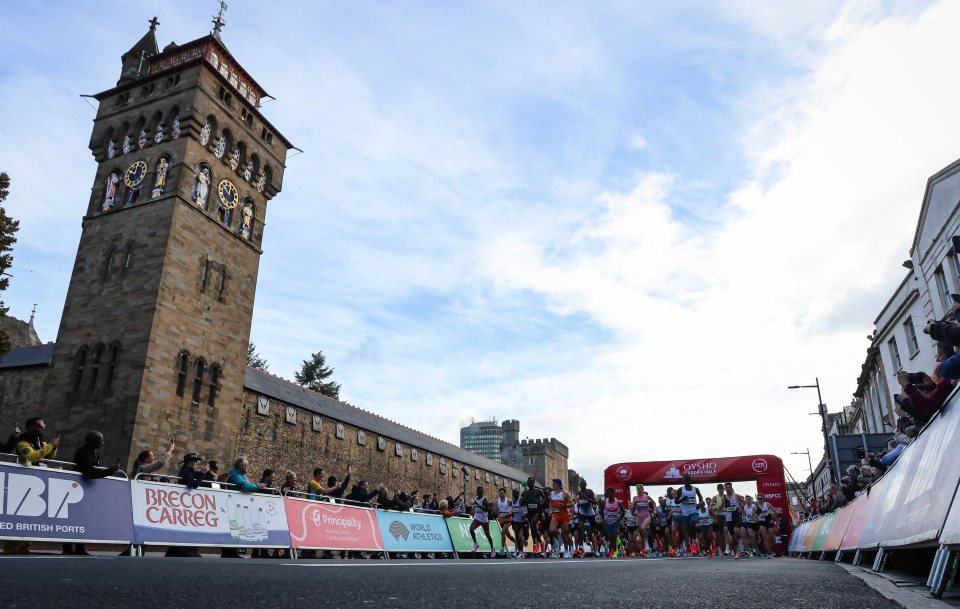
#> input picture assets/hero/cardiff-half-marathon-2026.jpg, 1920 x 1218 px (shown at 1/2 size)
$ python rubriche.py
#> lines starting #> are read from the running program, lines starting #| are printed output that depends on the picture
### scripts/social.py
#!/usr/bin/env python3
"""Grafiche social KiRun — genera assets/social/<slug>-{post,story}.jpg.
Uso: python3 scripts/social.py  (rigenera tutti gli eventi in EVENTS)
Font: scarica Poppins in scripts/fonts/ al primo run (licenza OFL).

Grafiche social KiRun — post 1080x1350 e story 1080x1920, parametriche per evento.
Palette e componenti dal brand manual / kirun.css della landing.
Il nastro evidenza viene dal campo Airtable Eventi."Evidenza Social" (passato qui a mano
finché la generazione non è agganciata al giro Cora)."""
from PIL import Image, ImageDraw, ImageFont, ImageFilter
import os

BASE = os.path.dirname(os.path.dirname(os.path.abspath(__file__)))  # radice repo
FONTS = os.path.join(os.path.dirname(os.path.abspath(__file__)), "fonts")
BRAND = os.path.join(BASE, "assets", "brand")
HERO_DIR = os.path.join(BASE, "assets", "hero")

ARANCIO = (247, 103, 22)
ARANCIO2 = (248, 132, 15)
BLU = (32, 58, 93)
BLU_NOTTE = (22, 41, 63)
AZZURRO = (145, 171, 189)
CARTA = (247, 249, 251)
BIANCO = (255, 255, 255)

EVENTS = {
    "cardiff-half-marathon-2026": {
        "kicker": "RUN + TRAVEL · MEZZA MARATONA",
        "title": ["Cardiff Half", "Marathon 2026"],
        "info1": "2–5 ottobre 2026 · 4 giorni / 3 notti",
        "info2": "Clayton Hotel Cardiff · staff KiRun al seguito",
        "ribbon": "ULTIMI 2 PETTORALI DISPONIBILI",   # Eventi."Evidenza Social"
        "ribbon_style": "evidenza",
        "cta": "Prenota",
        "superhalfs": True,
    },
    "sevilla-marathon-2027": {
        "kicker": "RUN + TRAVEL · MARATONA",
        "title": ["Sevilla", "Marathon 2027"],
        "info1": "19–22 febbraio 2027 · 4 giorni / 3 notti",
        "info2": "Catalonia Santa Justa · staff KiRun al seguito",
        "ribbon": None,
        "ribbon_style": None,
        "cta": "Prenota",
        "superhalfs": False,
    },
    "valencia-marathon-2026": {
        "kicker": "RUN + TRAVEL · MARATONA",
        "title": ["Valencia", "Marathon 2026"],
        "info1": "4–7 dicembre 2026 · 4 giorni / 3 notti",
        "info2": "Scrivici per la lista d'attesa",
        "ribbon": "SOLD OUT",
        "ribbon_style": "sold_out",
        "cta": None,
        "superhalfs": False,
    },
    "valencia-half-marathon-2026": {
        "kicker": "RUN + TRAVEL · MEZZA MARATONA",
        "title": ["Valencia Half", "Marathon 2026"],
        "info1": "23–26 ottobre 2026 · 4 giorni / 3 notti",
        "info2": "Holiday Inn Ciudad de las Ciencias · staff KiRun",
        "ribbon": None,
        "ribbon_style": None,
        "cta": "Prenota",
        "superhalfs": True,
    },
    "lisbon-half-marathon-2027": {
        "kicker": "RUN + TRAVEL · MEZZA MARATONA",
        "title": ["Lisbona Half", "Marathon 2027"],
        "info1": "5–8 marzo 2027 · 4 giorni / 3 notti",
        "info2": "Hotel 3K Barcelona · staff KiRun al seguito",
        "ribbon": None,
        "ribbon_style": None,
        "cta": "Prenota",
        "superhalfs": True,
    },
    "prague-half-marathon-2027": {
        "kicker": "RUN + TRAVEL · MEZZA MARATONA",
        "title": ["Prague Half", "Marathon 2027"],
        "info1": "2–5 aprile 2027 · 4 giorni / 3 notti",
        "info2": "B&B Hotel Prague City 3* · staff KiRun al seguito",
        "ribbon": None,
        "ribbon_style": None,
        "cta": "Prenota",
        "superhalfs": True,
    },
    "maratona-ravenna-2026": {
        "kicker": "RUN + TRAVEL · 42K · 21K · 10K",
        "title": ["Maratona di", "Ravenna 2026"],
        "info1": "7–8 novembre 2026 · 2 giorni / 1 notte",
        "info2": "Hotel Cube Ravenna 4* · staff KiRun al seguito",
        "ribbon": "BUS DA BIELLA · SCEGLI LA TUA DISTANZA",
        "ribbon_style": "evidenza",
        "cta": "Prenota",
        "superhalfs": False,
    },
}

def ensure_fonts():
    os.makedirs(FONTS, exist_ok=True)
    import urllib.request
    for w in ("Regular", "Medium", "SemiBold"):
        dest = os.path.join(FONTS, f"Poppins-{w}.ttf")
        if not os.path.exists(dest):
            urllib.request.urlretrieve(
                f"https://github.com/google/fonts/raw/main/ofl/poppins/Poppins-{w}.ttf", dest)
#> (the call stopped at in ensure_fonts, `urllib.request.urlretrieve( f"https://github.com/google/fonts/raw/main..`: the network is not available in this run)
#> in compose_tip, hero is the input picture: PIL image 1920x1218 RGB; mean R, G, B 157.2, 164.2, 176.2

def F(weight, size):
    return ImageFont.truetype(os.path.join(FONTS, f"Poppins-{weight}.ttf"), size)

# [12 lines left out: function tracked, not called in this run]

def tracked_len(text, font, tracking=0):
    return sum(font.getlength(c) + tracking for c in text) - (tracking if text else 0)

def crop_cover(img, w, h, focus_y=0.58):
    """Ritaglia l'immagine per coprire w x h, fuoco verticale come nella landing (center 58%)."""
#> called with w = 1080, h = 1350, focus_y = 0.58
    sw, sh = img.size
    scale = max(w / sw, h / sh)
    nw, nh = int(sw * scale + 0.5), int(sh * scale + 0.5)
    img = img.resize((nw, nh), Image.LANCZOS)
    left = (nw - w) // 2
    top = int((nh - h) * focus_y)
    top = max(0, min(top, nh - h))
    return img.crop((left, top, left + w, top + h))
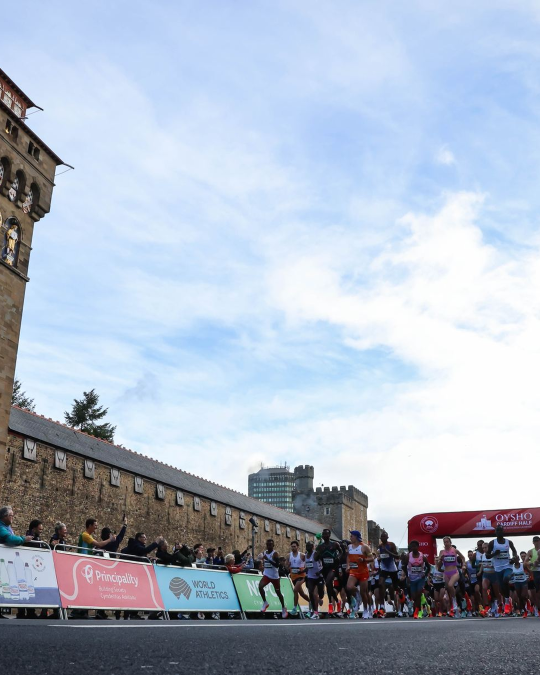
#> returned value: PIL image 1080x1350 RGB (shown at 1/2 size); mean R, G, B 171.6, 182.3, 198.1

def gradient_overlay(size, color, y_start_frac, max_alpha):
    """Velo scuro che sale dal basso, trasparente sopra y_start_frac."""
#> called with size = (1080, 1350), color = (22, 41, 63), y_start_frac = 0.18, max_alpha = 255
    w, h = size
    mask = Image.new("L", (1, h), 0)
    y0 = int(h * y_start_frac)
    for y in range(y0, h):
        t = (y - y0) / max(1, h - y0)
        mask.putpixel((0, y), int(max_alpha * (t ** 1.25)))
    mask = mask.resize((w, h))
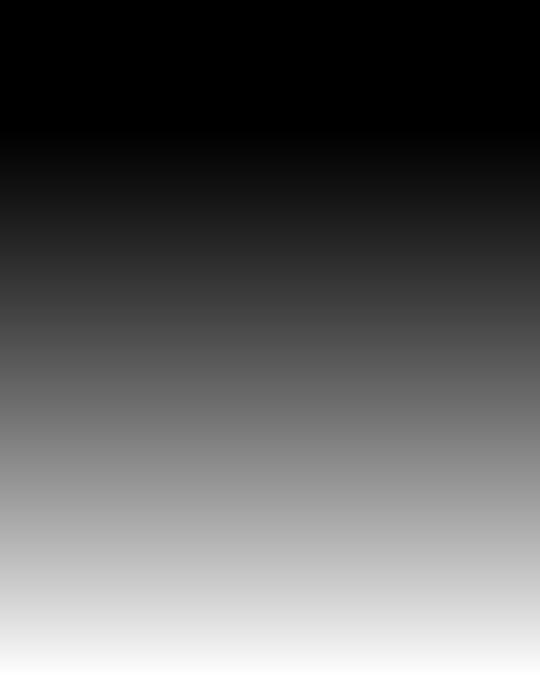
#> mask: PIL image 1080x1350 L (shown at 1/2 size); min 0, max 254, mean 92.4
    layer = Image.new("RGBA", (w, h), color + (255,))
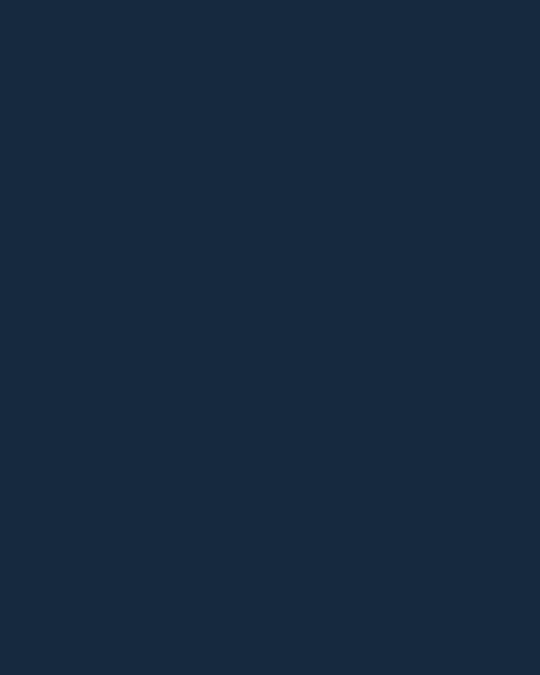
#> layer: PIL image 1080x1350 RGBA (shown at 1/2 size); mean R, G, B, A 22, 41, 63, 255
    layer.putalpha(mask)
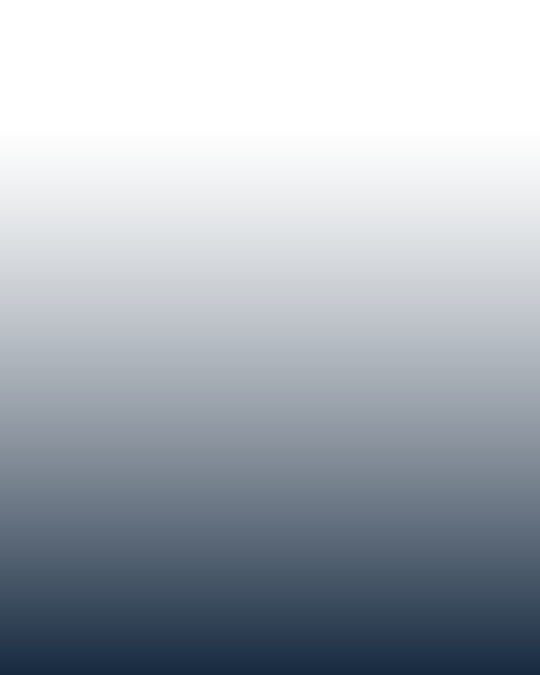
#> layer: PIL image 1080x1350 RGBA (shown at 1/2 size); mean R, G, B, A 22, 41, 63, 92.4; transparent parts drawn white
    return layer

def paste_logo(canvas, path, x, y, width):
    logo = Image.open(path).convert("RGBA")
    ratio = width / logo.width
    logo = logo.resize((width, int(logo.height * ratio)), Image.LANCZOS)
    alpha = logo.split()[3].point(lambda a: int(a * 0.45))
    black = Image.new("RGBA", logo.size, (10, 20, 32, 255))
    black.putalpha(alpha)
    sh = black.filter(ImageFilter.GaussianBlur(6))
    canvas.alpha_composite(sh, (x + 2, y + 4))
    canvas.alpha_composite(logo, (x, y))
    return logo.size

# [104 lines left out: functions cta_pill, ribbon_tag, compose, not called in this run]

# [7 lines that do not run on import are left out]

### scripts/rubriche.py
#!/usr/bin/env python3
"""Grafiche per le rubriche editoriali KiRun (progetto social-rubriche).
Due template: card consigli (foto evento + titolo) e quote card (fondo brand).
Riusa palette, font e helper di social.py. Output in assets/social/.
Uso: python3 scripts/rubriche.py  (rigenera tutte le card in CARDS)
"""
from social import (BASE, BRAND, HERO_DIR, ARANCIO, ARANCIO2, BLU_NOTTE, AZZURRO,
                    CARTA, BIANCO, F, ensure_fonts, tracked, tracked_len,
                    crop_cover, gradient_overlay, paste_logo)
from PIL import Image, ImageDraw
import os

# Il nome file è l'identità della card: cambiarlo crea un asset nuovo.
CARDS = {
    "rubrica-allenamento-cardiff-2026": {
        "template": "tip",
        "hero": "cardiff-half-marathon-2026.jpg",
        "kicker": "CONSIGLI PER RUNNER",
        "title": ["Il lungo che fa", "la differenza"],
        "info1": "Meno di sei settimane alla Cardiff Half",
        "info2": "È il momento del lungo, ritmo comodo, testa alla gara",
    },
    "rubrica-allenamento-valencia-half-2026": {
        "template": "tip",
        "hero": "valencia-half-marathon-2026.jpg",
        "kicker": "CONSIGLI PER RUNNER",
        "title": ["Otto settimane", "alla mezza"],
        "info1": "Valencia Half Marathon · gara domenica 25 ottobre",
        "info2": "Prima i chilometri, poi il ritmo, infine lo scarico",
    },
    "rubrica-motivazione-ritmo": {
        "template": "quote",
        "quote": ["Il ritmo giusto", "è quello che puoi", "tenere anche domani."],
        "kicker": "MOTIVAZIONE",
    },
}


def compose_tip(name, card):
    W, H = 1080, 1350
    M = 72
    hero = Image.open(os.path.join(HERO_DIR, card["hero"])).convert("RGB")
    canvas = Image.new("RGBA", (W, H))
    canvas.paste(crop_cover(hero, W, H).convert("RGBA"), (0, 0))
    # velo più profondo dei post evento: qui il testo è il protagonista
    canvas.alpha_composite(gradient_overlay((W, H), BLU_NOTTE, 0.18, 255))
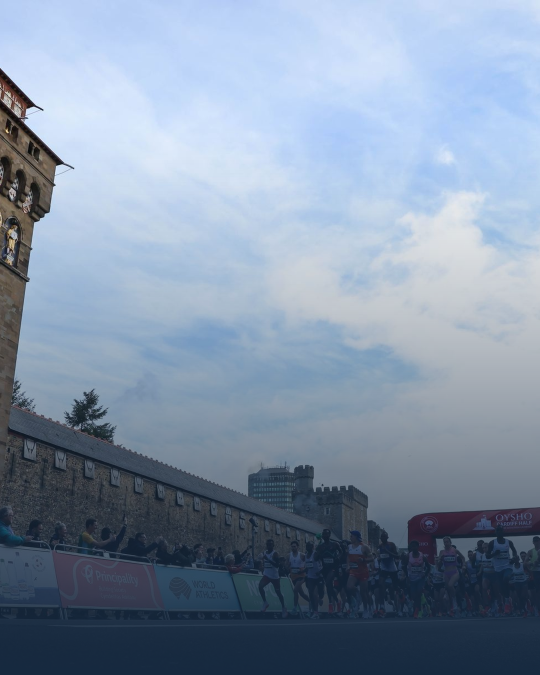
#> canvas: PIL image 1080x1350 RGBA (shown at 1/2 size); mean R, G, B, A 130, 146.5, 167.2, 255
    draw = ImageDraw.Draw(canvas)
    draw.rectangle([0, 0, W, 10], fill=ARANCIO)
    paste_logo(canvas, f"{BRAND}/logo-orizzontale-bianco.png", M, M - 8, 330)

    shadow = (10, 20, 32, 160)
    kicker_f = F("Medium", 33)
    head_f = F("SemiBold", 97)
    info_f = F("Regular", 37)

    block = 62 + 112 * len(card["title"]) + 18 + 56 + 56
    y = H - block - 72
    tracked(draw, (M, y), card["kicker"], kicker_f, ARANCIO2, tracking=4, shadow=shadow)
    y += 62
    for line in card["title"]:
        tracked(draw, (M - 4, y), line, head_f, BIANCO, shadow=shadow)
        y += 112
    y += 18
    tracked(draw, (M, y), card["info1"], info_f, CARTA, shadow=shadow)
    y += 56
    tracked(draw, (M, y), card["info2"], info_f, AZZURRO, shadow=shadow)
    return canvas


# [24 lines left out: function compose_quote, not called in this run]


if __name__ == "__main__":
    ensure_fonts()
    import sys
    names = sys.argv[1:] or list(CARDS)
    for name in names:
        card = CARDS[name]
#> (the run stopped early here; a loop or call above may not have finished)
